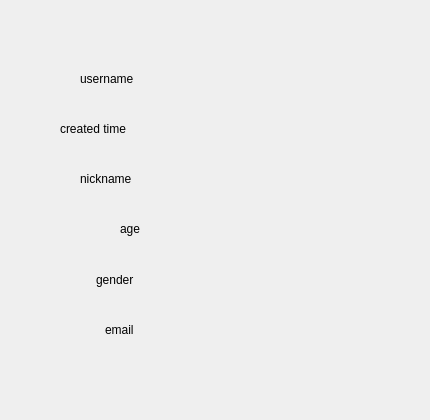
<?xml version="1.0" encoding="UTF-8"?>
<ui version="4.0">
 <class>UserInfoWindow</class>
 <widget class="QWidget" name="UserInfoWindow">
  <property name="geometry">
   <rect>
    <x>0</x>
    <y>0</y>
    <width>430</width>
    <height>420</height>
   </rect>
  </property>
  <property name="windowTitle">
   <string>User Information</string>
  </property>
  <widget class="QLabel" name="label">
   <property name="geometry">
    <rect>
     <x>80</x>
     <y>70</y>
     <width>81</width>
     <height>17</height>
    </rect>
   </property>
   <property name="text">
    <string>username</string>
   </property>
  </widget>
  <widget class="QLabel" name="label_2">
   <property name="geometry">
    <rect>
     <x>60</x>
     <y>120</y>
     <width>101</width>
     <height>17</height>
    </rect>
   </property>
   <property name="text">
    <string>created time</string>
   </property>
  </widget>
  <widget class="QLabel" name="label_5">
   <property name="geometry">
    <rect>
     <x>96</x>
     <y>270</y>
     <width>61</width>
     <height>20</height>
    </rect>
   </property>
   <property name="text">
    <string>gender</string>
   </property>
  </widget>
  <widget class="QLabel" name="label_3">
   <property name="geometry">
    <rect>
     <x>80</x>
     <y>170</y>
     <width>71</width>
     <height>17</height>
    </rect>
   </property>
   <property name="text">
    <string>nickname</string>
   </property>
  </widget>
  <widget class="QLabel" name="label_4">
   <property name="geometry">
    <rect>
     <x>120</x>
     <y>220</y>
     <width>31</width>
     <height>17</height>
    </rect>
   </property>
   <property name="text">
    <string>age</string>
   </property>
  </widget>
  <widget class="QLabel" name="label_6">
   <property name="geometry">
    <rect>
     <x>105</x>
     <y>320</y>
     <width>41</width>
     <height>20</height>
    </rect>
   </property>
   <property name="text">
    <string>email</string>
   </property>
  </widget>
  <widget class="QLabel" name="username">
   <property name="geometry">
    <rect>
     <x>220</x>
     <y>70</y>
     <width>131</width>
     <height>17</height>
    </rect>
   </property>
   <property name="text">
    <string/>
   </property>
  </widget>
  <widget class="QLabel" name="created">
   <property name="geometry">
    <rect>
     <x>220</x>
     <y>120</y>
     <width>151</width>
     <height>17</height>
    </rect>
   </property>
   <property name="text">
    <string/>
   </property>
  </widget>
  <widget class="QLabel" name="nickname">
   <property name="geometry">
    <rect>
     <x>220</x>
     <y>170</y>
     <width>131</width>
     <height>17</height>
    </rect>
   </property>
   <property name="text">
    <string/>
   </property>
  </widget>
  <widget class="QLabel" name="age">
   <property name="geometry">
    <rect>
     <x>220</x>
     <y>220</y>
     <width>151</width>
     <height>17</height>
    </rect>
   </property>
   <property name="text">
    <string/>
   </property>
  </widget>
  <widget class="QLabel" name="gender">
   <property name="geometry">
    <rect>
     <x>220</x>
     <y>270</y>
     <width>161</width>
     <height>20</height>
    </rect>
   </property>
   <property name="text">
    <string/>
   </property>
  </widget>
  <widget class="QLabel" name="email">
   <property name="geometry">
    <rect>
     <x>220</x>
     <y>320</y>
     <width>171</width>
     <height>20</height>
    </rect>
   </property>
   <property name="text">
    <string/>
   </property>
  </widget>
 </widget>
 <resources/>
 <connections/>
</ui>
